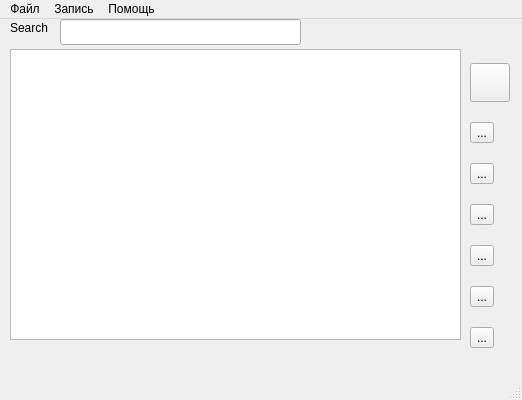
<?xml version="1.0" encoding="UTF-8"?>
<ui version="4.0">
 <class>MainWindow</class>
 <widget class="QMainWindow" name="MainWindow">
  <property name="geometry">
   <rect>
    <x>0</x>
    <y>0</y>
    <width>522</width>
    <height>400</height>
   </rect>
  </property>
  <property name="minimumSize">
   <size>
    <width>500</width>
    <height>400</height>
   </size>
  </property>
  <property name="windowTitle">
   <string>MainWindow</string>
  </property>
  <widget class="QWidget" name="centralwidget">
   <widget class="QLabel" name="label">
    <property name="geometry">
     <rect>
      <x>10</x>
      <y>0</y>
      <width>66</width>
      <height>18</height>
     </rect>
    </property>
    <property name="text">
     <string>Search</string>
    </property>
   </widget>
   <widget class="QTableWidget" name="tableWidget">
    <property name="geometry">
     <rect>
      <x>10</x>
      <y>30</y>
      <width>451</width>
      <height>291</height>
     </rect>
    </property>
   </widget>
   <widget class="QLineEdit" name="lineEdit">
    <property name="geometry">
     <rect>
      <x>60</x>
      <y>0</y>
      <width>241</width>
      <height>26</height>
     </rect>
    </property>
   </widget>
   <widget class="QLabel" name="sost">
    <property name="geometry">
     <rect>
      <x>10</x>
      <y>330</y>
      <width>221</width>
      <height>18</height>
     </rect>
    </property>
    <property name="text">
     <string/>
    </property>
   </widget>
   <widget class="QWidget" name="verticalLayoutWidget">
    <property name="geometry">
     <rect>
      <x>470</x>
      <y>30</y>
      <width>42</width>
      <height>317</height>
     </rect>
    </property>
    <layout class="QVBoxLayout" name="verticalLayout">
     <item>
      <widget class="QToolButton" name="toolButton_Edit">
       <property name="text">
        <string/>
       </property>
       <property name="icon">
        <iconset theme="QIcon::ThemeIcon::MailMessageNew"/>
       </property>
       <property name="iconSize">
        <size>
         <width>32</width>
         <height>32</height>
        </size>
       </property>
      </widget>
     </item>
     <item>
      <widget class="QToolButton" name="toolButton_Open">
       <property name="text">
        <string>...</string>
       </property>
       <property name="icon">
        <iconset theme="document-open"/>
       </property>
       <property name="iconSize">
        <size>
         <width>32</width>
         <height>32</height>
        </size>
       </property>
      </widget>
     </item>
     <item>
      <widget class="QToolButton" name="toolButton_About">
       <property name="text">
        <string>...</string>
       </property>
       <property name="icon">
        <iconset theme="dialog-information"/>
       </property>
       <property name="iconSize">
        <size>
         <width>32</width>
         <height>32</height>
        </size>
       </property>
      </widget>
     </item>
     <item>
      <widget class="QToolButton" name="toolButton_Cut">
       <property name="text">
        <string>...</string>
       </property>
       <property name="icon">
        <iconset theme="edit-cut"/>
       </property>
       <property name="iconSize">
        <size>
         <width>32</width>
         <height>32</height>
        </size>
       </property>
      </widget>
     </item>
     <item>
      <widget class="QToolButton" name="toolButton_Add">
       <property name="text">
        <string>...</string>
       </property>
       <property name="icon">
        <iconset theme="QIcon::ThemeIcon::ListAdd"/>
       </property>
       <property name="iconSize">
        <size>
         <width>32</width>
         <height>32</height>
        </size>
       </property>
      </widget>
     </item>
     <item>
      <widget class="QToolButton" name="toolButton_New">
       <property name="text">
        <string>...</string>
       </property>
       <property name="icon">
        <iconset theme="QIcon::ThemeIcon::FolderNew"/>
       </property>
       <property name="iconSize">
        <size>
         <width>32</width>
         <height>32</height>
        </size>
       </property>
      </widget>
     </item>
     <item>
      <widget class="QToolButton" name="toolButton_Unite">
       <property name="text">
        <string>...</string>
       </property>
       <property name="icon">
        <iconset theme="QIcon::ThemeIcon::MediaPlaylistRepeat"/>
       </property>
       <property name="iconSize">
        <size>
         <width>32</width>
         <height>32</height>
        </size>
       </property>
      </widget>
     </item>
    </layout>
   </widget>
  </widget>
  <widget class="QMenuBar" name="menubar">
   <property name="geometry">
    <rect>
     <x>0</x>
     <y>0</y>
     <width>522</width>
     <height>25</height>
    </rect>
   </property>
   <widget class="QMenu" name="menuggggg">
    <property name="title">
     <string>Файл</string>
    </property>
    <addaction name="actionCreate"/>
    <addaction name="actionUnite"/>
    <addaction name="actionOpen"/>
    <addaction name="actionExit"/>
   </widget>
   <widget class="QMenu" name="menuwerwewe">
    <property name="title">
     <string>Запись</string>
    </property>
    <addaction name="actionAdd"/>
    <addaction name="actionRemove"/>
    <addaction name="actionEdit"/>
   </widget>
   <widget class="QMenu" name="menuwqfqwfq">
    <property name="title">
     <string>Помощь</string>
    </property>
    <addaction name="actionAbout"/>
   </widget>
   <addaction name="menuggggg"/>
   <addaction name="menuwerwewe"/>
   <addaction name="menuwqfqwfq"/>
  </widget>
  <widget class="QStatusBar" name="statusbar"/>
  <action name="actionCreate">
   <property name="text">
    <string>Создать новую БД</string>
   </property>
  </action>
  <action name="actionUnite">
   <property name="text">
    <string>Объединить БД</string>
   </property>
  </action>
  <action name="actionOpen">
   <property name="text">
    <string>Открыть БД</string>
   </property>
  </action>
  <action name="actionExit">
   <property name="text">
    <string>Выйти</string>
   </property>
  </action>
  <action name="actionAdd">
   <property name="text">
    <string>Добавить</string>
   </property>
  </action>
  <action name="actionRemove">
   <property name="text">
    <string>Удалить</string>
   </property>
  </action>
  <action name="actionAbout">
   <property name="text">
    <string>О программе</string>
   </property>
  </action>
  <action name="actionEdit">
   <property name="text">
    <string>Редактировать</string>
   </property>
  </action>
 </widget>
 <resources/>
 <connections/>
</ui>
